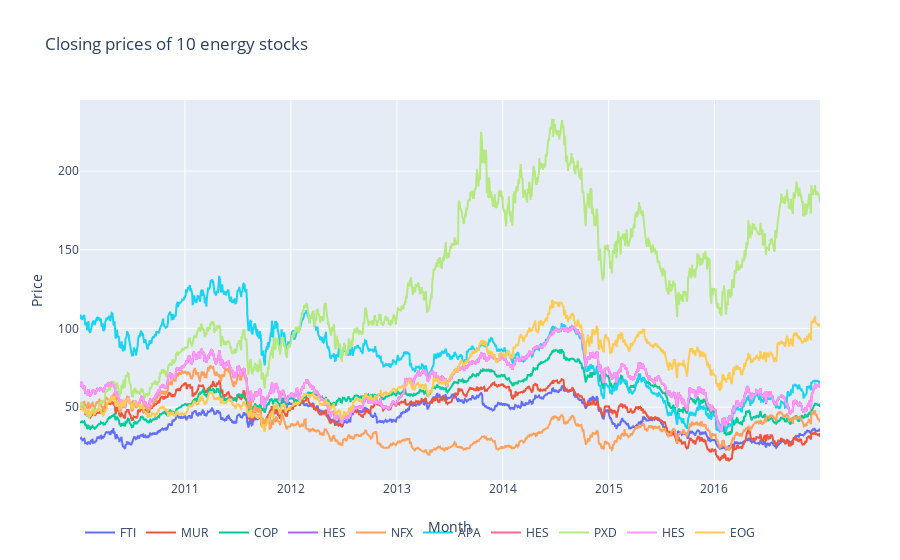

Source (notebook cell):
### Code cell
plt_data = []
for stock in np.random.choice(stock_data[stock_data['GICS Sector'] == 'Energy']['symbol'].unique(), 10):
    energy_df = stock_data[stock_data['symbol'] == stock]
    
    plt_data.append(go.Scatter(
        x = energy_df['date'].values,
        y = energy_df['close'].values,
        name = stock
    ))
    
layout = go.Layout(dict(title = 'Closing prices of 10 energy stocks',
                       xaxis = dict(title = 'Month'),
                       yaxis = dict(title = 'Price'),
                       ), legend = dict(orientation = 'h'))
py.iplot(dict(data=plt_data, layout=layout), filename='basic-line')

### Figure 1 — Plotly figure (JSON) as saved in the notebook; plotly's stock layout.template omitted (floating-point values rounded to 4 significant figures; data arrays with more than 128 entries replaced by an {"elided": "..."} marker saying what was removed)
{"data": [{"name": "FTI", "type": "scatter", "x": {"elided": "1762 str values"}, "y": {"elided": "1762 float values"}}, {"name": "MUR", "type": "scatter", "x": {"elided": "1762 str values"}, "y": {"elided": "1762 float values"}}, {"name": "COP", "type": "scatter", "x": {"elided": "1762 str values"}, "y": {"elided": "1762 float values"}}, {"name": "HES", "type": "scatter", "x": {"elided": "1762 str values"}, "y": {"elided": "1762 float values"}}, {"name": "NFX", "type": "scatter", "x": {"elided": "1762 str values"}, "y": {"elided": "1762 float values"}}, {"name": "APA", "type": "scatter", "x": {"elided": "1762 str values"}, "y": {"elided": "1762 float values"}}, {"name": "HES", "type": "scatter", "x": {"elided": "1762 str values"}, "y": {"elided": "1762 float values"}}, {"name": "PXD", "type": "scatter", "x": {"elided": "1762 str values"}, "y": {"elided": "1762 float values"}}, {"name": "HES", "type": "scatter", "x": {"elided": "1762 str values"}, "y": {"elided": "1762 float values"}}, {"name": "EOG", "type": "scatter", "x": {"elided": "1762 str values"}, "y": {"elided": "1762 float values"}}], "layout": {"legend": {"orientation": "h"}, "title": {"text": "Closing prices of 10 energy stocks"}, "xaxis": {"title": {"text": "Month"}}, "yaxis": {"title": {"text": "Price"}}}}
